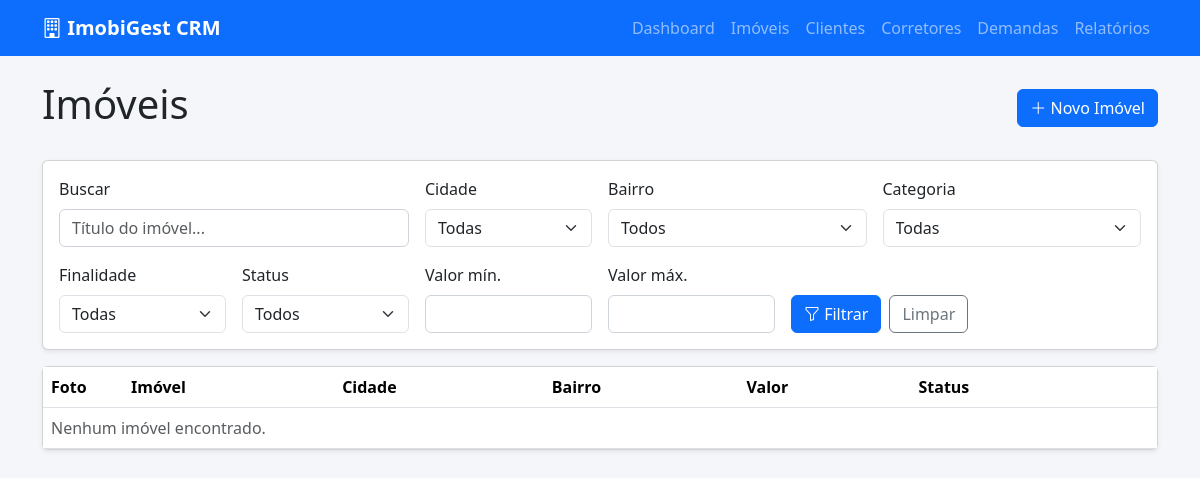
The page /imoveis/ on the database as committed earlier.
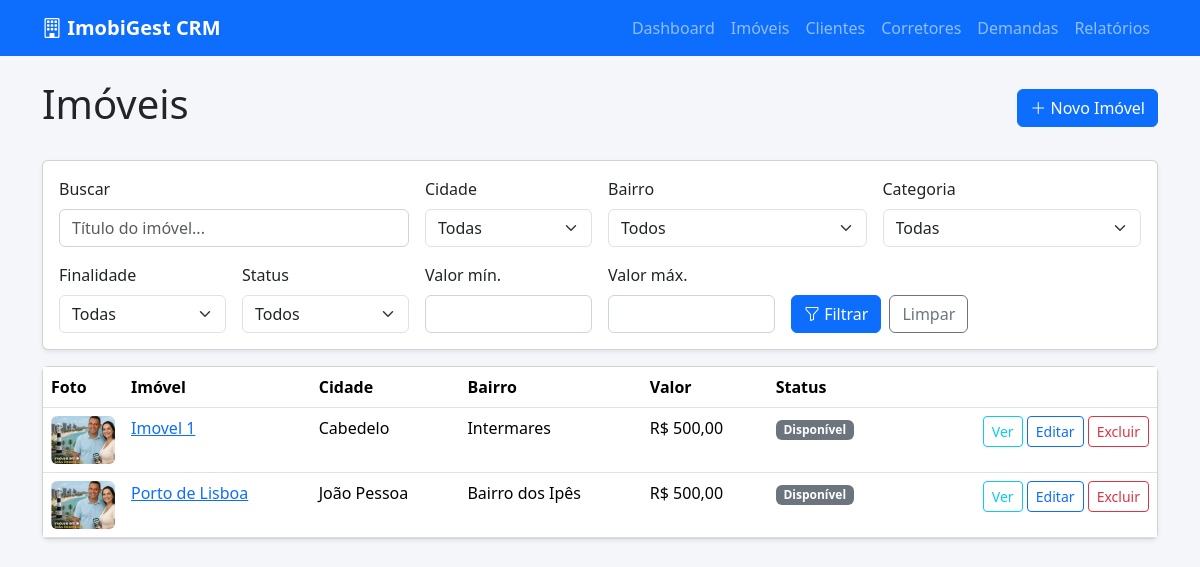
The same page on the database as committed later.
### apps/imoveis/models.py (models this page shows, shortened)
class Imovel(models.Model):
    STATUS_CHOICES = [
        ('disponivel', 'Disponível'),
        ('reservado', 'Reservado'),
        ('vendido', 'Vendido'),
        ('alugado', 'Alugado'),
    ]
    FINALIDADE_CHOICES = [
        ('venda', 'Venda'),
        ('locacao', 'Locação'),
    ]
    POSICAO_SOLAR_CHOICES = [
        ('nascente', 'Nascente'),
        ('sul', 'Sul'),
        ('poente', 'Poente'),
    ]
    titulo = models.CharField(max_length=200)
    categoria = models.ForeignKey('Categoria', on_delete=models.SET_NULL, null=True)
    finalidade = models.CharField(max_length=20, choices=FINALIDADE_CHOICES)
    cidade = models.CharField(max_length=50, choices=CIDADE_CHOICES, default='João Pessoa')
    bairro = models.CharField(max_length=100)
    endereco = models.CharField(max_length=255, blank=True, null=True)
    valor = models.DecimalField(max_digits=12, decimal_places=2)
    valor_condominio = models.DecimalField(max_digits=12, decimal_places=2, blank=True, null=True)
    descricao = models.TextField()
    status = models.CharField(max_length=20, choices=STATUS_CHOICES)
    dormitorios = models.IntegerField(default=0)
    suites = models.IntegerField(default=0)
    banheiros = models.IntegerField(default=0)
    vagas = models.IntegerField(default=0)
    vagas_cobertas = models.IntegerField(default=0)
    area_total = models.DecimalField(max_digits=10, decimal_places=2, blank=True, null=True)
    area_construida = models.DecimalField(max_digits=10, decimal_places=2, blank=True, null=True)
    andar = models.IntegerField(blank=True, null=True)
    elevador = models.BooleanField(default=False)
    varanda = models.BooleanField(default=False)
    posicao_solar = models.CharField(
        max_length=20,
        choices=POSICAO_SOLAR_CHOICES,
        blank=True,
        null=True
    )
    corretor = models.ForeignKey('Corretor', on_delete=models.SET_NULL, null=True)
    infraestrutura = models.ManyToManyField('Infraestrutura', blank=True)

class FotoImovel(models.Model):
    imovel = models.ForeignKey('Imovel', on_delete=models.CASCADE, related_name='fotos')
    imagem = models.ImageField(upload_to='imoveis/')

### apps/imoveis/views.py (the view)
# urls.py: path('', ImovelListView.as_view(), name='list'),
class ImovelListView(ListView):
    model = Imovel
    template_name = 'imoveis/list.html'
    context_object_name = 'imoveis'
    paginate_by = 10
    def get_queryset(self):
        qs = Imovel.objects.select_related('categoria', 'corretor').prefetch_related('fotos')
        params = self.request.GET
        if q := params.get('q', '').strip():
            qs = qs.filter(titulo__icontains=q)
        if cidade := params.get('cidade', '').strip():
            qs = qs.filter(cidade=cidade)
        if bairro := params.get('bairro', '').strip():
            qs = qs.filter(bairro=bairro)
        if finalidade := params.get('finalidade', '').strip():
            qs = qs.filter(finalidade=finalidade)
        if status := params.get('status', '').strip():
            qs = qs.filter(status=status)
        if categoria := params.get('categoria', '').strip():
            qs = qs.filter(categoria_id=categoria)
        if valor_min := params.get('valor_min', '').strip():
            try:
                qs = qs.filter(valor__gte=Decimal(valor_min))
            except InvalidOperation:
                pass
        if valor_max := params.get('valor_max', '').strip():
            try:
                qs = qs.filter(valor__lte=Decimal(valor_max))
            except InvalidOperation:
                pass
        return qs.order_by('-id')
    def get_context_data(self, **kwargs):
        context = super().get_context_data(**kwargs)
        cidade = self.request.GET.get('cidade', '')
        context['bairros_json'] = BAIRROS
        context['cidades'] = CIDADES
        context['categorias'] = Categoria.objects.order_by('nome')
        context['bairros_filtro'] = bairros_da_cidade(cidade) if cidade else []
        context['finalidade_choices'] = Imovel.FINALIDADE_CHOICES
        context['status_choices'] = Imovel.STATUS_CHOICES
        return context

### apps/imoveis/templatetags/moeda_filters.py (called while the page is built)
@register.filter
def moeda(valor):
    return formatar_moeda(valor)

### apps/imoveis/utils.py (called while the page is built)
def formatar_moeda(valor, simbolo=True):
    if valor is None or valor == '':
        return '—'
    try:
        numero = Decimal(str(valor))
        texto = f'{numero:,.2f}'.replace(',', 'X').replace('.', ',').replace('X', '.')
        return f'R$ {texto}' if simbolo else texto
    except (InvalidOperation, ValueError, TypeError):
        return str(valor)

### apps/imoveis/templates/imoveis/list.html (shortened to what this page needs)
{% extends 'base.html' %}
{% load moeda_filters %}
{% block content %}
<div class="d-flex justify-content-between align-items-center mb-4">
    <h1>Imóveis</h1>
    <a href="{% url 'imoveis:create' %}" class="btn btn-primary"><i class="bi bi-plus-lg"></i> Novo Imóvel</a>
</div>
<div class="card shadow-sm mb-3">
    <div class="card-body">
        <form method="get" class="row g-3 align-items-end">
            <div class="col-md-4">
                <label class="form-label">Buscar</label>
                <input type="text" name="q" class="form-control" placeholder="Título do imóvel..." value="{{ request.GET.q }}">
            </div>
            <div class="col-md-2">
                <label class="form-label">Cidade</label>
                <select name="cidade" id="filtro_cidade" class="form-select">
                    <option value="">Todas</option>
                </select>
            </div>
            <div class="col-md-3">
                <label class="form-label">Bairro</label>
                <select name="bairro" id="filtro_bairro" class="form-select">
                    <option value="">Todos</option>
                </select>
            </div>
            <div class="col-md-3">
                <label class="form-label">Categoria</label>
                <select name="categoria" class="form-select">
                    <option value="">Todas</option>
                </select>
            </div>
            <div class="col-md-2">
                <label class="form-label">Finalidade</label>
                <select name="finalidade" class="form-select">
                    <option value="">Todas</option>
                </select>
            </div>
            <div class="col-md-2">
                <label class="form-label">Status</label>
                <select name="status" class="form-select">
                    <option value="">Todos</option>
                </select>
            </div>
            <div class="col-md-2">
                <label class="form-label">Valor mín.</label>
                <input type="number" name="valor_min" class="form-control" step="0.01" value="{{ request.GET.valor_min }}">
            </div>
            <div class="col-md-2">
                <label class="form-label">Valor máx.</label>
                <input type="number" name="valor_max" class="form-control" step="0.01" value="{{ request.GET.valor_max }}">
            </div>
            <div class="col-md-4 d-flex gap-2">
                <button class="btn btn-primary"><i class="bi bi-funnel"></i> Filtrar</button>
                <a href="{% url 'imoveis:list' %}" class="btn btn-outline-secondary">Limpar</a>
            </div>
        </form>
    </div>
</div>
<div class="card shadow-sm">
    <div class="table-responsive">
        <table class="table table-hover mb-0">
            <thead>
                <tr>
                    <th style="width:80px">Foto</th>
                    <th>Imóvel</th>
                    <th>Cidade</th>
                    <th>Bairro</th>
                    <th>Valor</th>
                    <th>Status</th>
                    <th></th>
                </tr>
            </thead>
            <tbody>
                {% for imovel in imoveis %}
                <tr>
                    <td>
                        {% with foto=imovel.fotos.first %}
                        {% if foto %}
                        <a href="{% url 'imoveis:detail' imovel.pk %}">
                            <img src="{{ foto.imagem.url }}" alt="{{ imovel.titulo }}" class="rounded" style="width:64px;height:48px;object-fit:cover;">
                        </a>
                        {% else %}
                        <div class="bg-light rounded d-flex align-items-center justify-content-center text-muted" style="width:64px;height:48px;font-size:.75rem;">Sem foto</div>
                        {% endif %}
                        {% endwith %}
                    </td>
                    <td><a href="{% url 'imoveis:detail' imovel.pk %}">{{ imovel.titulo }}</a></td>
                    <td>{{ imovel.cidade }}</td>
                    <td>{{ imovel.bairro }}</td>
                    <td>{{ imovel.valor|moeda }}</td>
                    <td><span class="badge bg-secondary">{{ imovel.get_status_display }}</span></td>
                    <td class="table-actions text-end">
                        <a href="{% url 'imoveis:detail' imovel.pk %}" class="btn btn-sm btn-outline-info">Ver</a>
                        <a href="{% url 'imoveis:update' imovel.pk %}" class="btn btn-sm btn-outline-primary">Editar</a>
                        <a href="{% url 'imoveis:delete' imovel.pk %}" class="btn btn-sm btn-outline-danger">Excluir</a>
                    </td>
                </tr>
                {% empty %}
                <tr><td colspan="7" class="text-muted">Nenhum imóvel encontrado.</td></tr>
                {% endfor %}
            </tbody>
        </table>
    </div>
</div>
{% endblock %}

### templates/base.html (shortened to what this page needs)
<!DOCTYPE html>
<html lang="pt-br">
<head>
    <link href="https://cdn.jsdelivr.net/npm/bootstrap@5.3.3/dist/css/bootstrap.min.css" rel="stylesheet">
    <link href="https://cdn.jsdelivr.net/npm/bootstrap-icons@1.11.3/font/bootstrap-icons.min.css" rel="stylesheet">
</head>
<body>
    <nav class="navbar navbar-expand-lg navbar-dark bg-primary mb-4">
        <div class="container">
            <a class="navbar-brand" href="{% url 'dashboard' %}">
                <i class="bi bi-building"></i> ImobiGest CRM
            </a>
            <div class="collapse navbar-collapse" id="navbarNav">
                <ul class="navbar-nav ms-auto">
                    <li class="nav-item"><a class="nav-link" href="{% url 'dashboard' %}">Dashboard</a></li>
                    <li class="nav-item"><a class="nav-link" href="{% url 'imoveis:list' %}">Imóveis</a></li>
                    <li class="nav-item"><a class="nav-link" href="{% url 'clientes:list' %}">Clientes</a></li>
                    <li class="nav-item"><a class="nav-link" href="{% url 'corretores:list' %}">Corretores</a></li>
                    <li class="nav-item"><a class="nav-link" href="{% url 'demandas:list' %}">Demandas</a></li>
                    <li class="nav-item"><a class="nav-link" href="{% url 'relatorios:index' %}">Relatórios</a></li>
                </ul>
            </div>
        </div>
    </nav>
    <main class="container pb-5">
        {% block content %}{% endblock %}
    </main>
</body>
</html>

### templates/base.html (style rules this page uses)
body { background-color: #f4f6f9; }
.navbar-brand { font-weight: 700; }
.table-actions { white-space: nowrap; }
main input:not([type=checkbox]):not([type=file]):not([type=radio]), main select, main textarea { display: block; width: 100%; padding: .375rem .75rem; font-size: 1rem; border: 1px solid #ced4da; border-radius: .375rem; }

Rows that differ between the two databases and show on the page:
added Imovel: fotos.first.imagem (picture), titulo "Imovel 1", cidade "Cabedelo", bairro "Intermares", valor|moeda "R$ 500,00", status "Disponível"
added Imovel: fotos.first.imagem (picture), titulo "Porto de Lisboa", cidade "João Pessoa", bairro "Bairro dos Ipês", valor|moeda "R$ 500,00", status "Disponível"
Other text that changed with them:
text no longer shown: "Nenhum imóvel encontrado."
